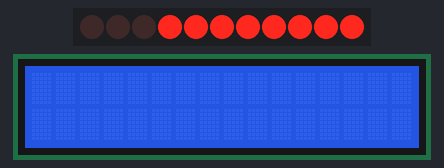
Simulated run of this sketch. Board: Arduino Uno, built with avr-gcc and run on an emulated ATmega328P. Parts: 11 shift-register outputs drawn as a row of LEDs (first output left, lit = HIGH), 16×2 character LCD. Wiring (inferred from the names in the program): 3 × shift register (74HC595): data pin 8; shift clock pin 9; latch pin 10. Wiring (inferred from the signals the program sends): character LCD (HD44780): RS Q0; E Q17; backlight Q16; data Q1, Q2, Q3, Q4; row of LEDs: on Q5, Q6, Q7, Q8, Q9, Q10, Q11, Q12, Q13, Q14, Q15. The character LCD is taken to start in 4-bit mode.

Above: at 1.9 s.
At 14.1 s:
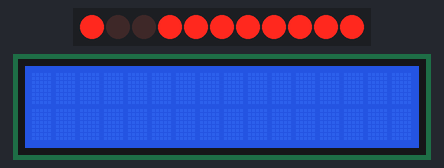
At 25.4 s:
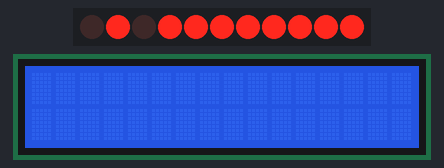
At 38.57 s:
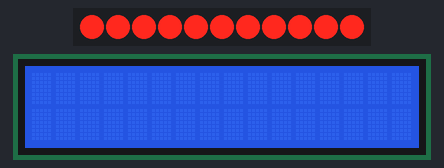
Timing chart, 0 to 40.0 s (numbered marks = the images above):
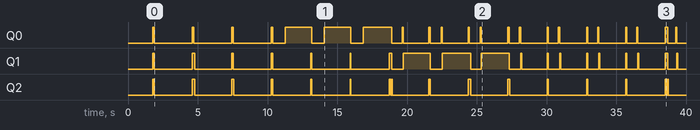

The sketch:

LedMatrix8x8_green_red.ino
```cpp
/*
 *
 * Controlar una matriz de leds de 8x8 bicolor (rojo y verde)
 * mediante 3 shift registers 74HC595 y un transistor darlington UDN2981A
 *
 */

const int NUM_ROWS = 8;
const int NUM_COLS = 8;

const int dataPin = 8;      // Row data line
const int clockPin = 9;     // Clock sequence
const int latchPin = 10;    // Latch Pin

int gdataset[13][8] = {{3,6,12,24,48,96,192,96} , {6,12,24,48,96,192,96,48} ,
{12,24,48,96,192,96,48,0} ,{24,48,96,192,96,48,0,12} ,
{48,96,192,96,48,0,12,6} ,{96,192,96,48,0,12,6,3} ,
  {192,96,48,0,12,6,3,6} , {96,48,0,12,6,3,6,12} ,
  {48,0,12,6,3,6,12,24} , {0,12,6,3,6,12,24,48} ,
  {12,6,3,6,12,24,48,96} , {6,3,6,12,24,48,96,192} , {3,6,12,24,48,96,192,128}};


int rdataset[13][8] = {{192,96,48,0,12,6,3,6} , {96,48,0,12,6,3,6,12} ,
  {48,0,12,6,3,6,12,24} , {0,12,6,3,6,12,24,48} ,
  {12,6,3,6,12,24,48,96} , {6,3,6,12,24,48,96,192} ,
  {3,6,12,24,48,96,192,96} , {6,12,24,48,96,192,96,48} ,
  {12,24,48,96,192,96,48,0} , {24,48,96,192,96,48,0,12} ,
  {48,96,192,96,48,0,12,6} , {96,192,96,48,0,12,6,3} ,{3,6,12,24,48,96,192,128}};


void setup() {

 // Serial.begin(9600);

  // put your setup code here, to run once:
  pinMode(clockPin, OUTPUT);
  pinMode(dataPin, OUTPUT);
  pinMode(latchPin, OUTPUT);
}

void loop() {

  int i=0;
  while(true) {
    displayPixels(i,20);
    i++;
    if (i == 11) {i=0;}
   //Serial.println(i);
  }

}

void displayPixels(int val, int espera) {
  for (int i=0; i < espera ; i++) {
    for (int row = 0 ; row < NUM_ROWS ; row++) {
        int rcur = rdataset[val][row];
        int gcur = gdataset[val][row];
        shiftOut(dataPin, clockPin, MSBFIRST, 255 - rcur);
        shiftOut(dataPin, clockPin, MSBFIRST, 255 - gcur);
        shiftOut(dataPin, clockPin, MSBFIRST, B00000001 << row);
        digitalWrite(latchPin, HIGH);
        digitalWrite(latchPin, LOW);
        delayMicroseconds(1000);
        shiftOut(dataPin, clockPin, MSBFIRST, 255);
        shiftOut(dataPin, clockPin, MSBFIRST, 255);
        shiftOut(dataPin, clockPin, MSBFIRST, B00000001 << row);
        digitalWrite(latchPin, HIGH);
        digitalWrite(latchPin, LOW);
    }
  }
}
```

Measured:
- by itself, Q1: LOW → HIGH at 1.8 s, → LOW 0.09 s later, → HIGH 2.7 s later, → LOW 0.17 s later, … (38 changes in this stretch)
- by itself, Q2: LOW → HIGH at 1.8 s, → LOW 0.09 s later, → HIGH 2.7 s later, → LOW 0.17 s later, … (32 changes in this stretch)
- what the display in image 0 shows lasts 2.7 s, from 1.9 s to 4.6 s
- what the display in image 1 shows lasts 1.8 s, from 14.1 s to 15.9 s
